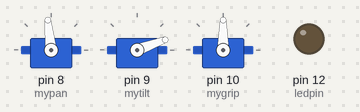
Bench run of a sketch on a simulated Arduino Uno, built with avr-gcc and run on an emulated ATmega328P. On the bench: 3 × servo, output pins drawn as LEDs (lit = HIGH).

Above: at 0.1 s.
At 1.15 s:
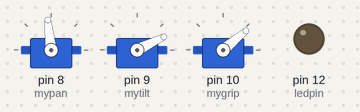
At 20.89 s:
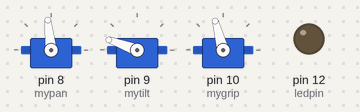
At 39.77 s:
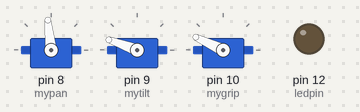
Timing chart, 0 to 40.0 s (numbered marks = the images above):
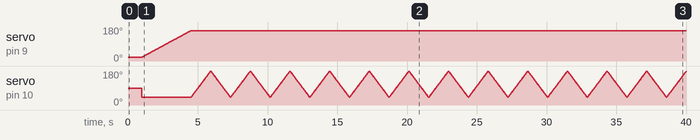

Measured:
- by itself, servo on pin 9 (mytilt): moves from 20° to 160° over 3.5 s

The sketch:

mod3.ino
```cpp
#include <Servo.h>

Servo mypan, mytilt, mygrip;
int tilt_angle = 20;
int pan_angle = 96;
int grip_angle = 40;
int change;
int forcepin = 11;
int ledpin = 12;

void setup() {
  Serial.begin(9600);
  // put your setup code here, to run once:
  pinMode(ledpin, OUTPUT);
  pinMode(forcepin, OUTPUT);
  mypan.attach(8);
  mytilt.attach(9);
  mygrip.attach(10);
  mypan.write(pan_angle);
  mytilt.write(tilt_angle);
  delay(1000);
  mygrip.write(grip_angle);
  delayMicroseconds(10);
  pinMode(forcepin, INPUT);
}

void loop() {
  if(tilt_angle < 160)
  {
    mytilt.write(++tilt_angle);
    delay(25.3);
  }
  if(tilt_angle == 160)
  {
    mytilt.write(tilt_angle);
    if(grip_angle == 40)
    {
      change = 0;
    }
    else if (grip_angle == 180)
    {
      change = 1;
    }
    if(change == 0)
    {
      if(grip_angle < 180)
      {
        grip_angle++;
        mygrip.write(grip_angle);
        delay(10);
      }
    }
    else if(change == 1)
    {
      if( grip_angle > 40)
      {
        grip_angle--;
        mygrip.write(grip_angle);
        delay(10);
      }
    }
  }
  /*Serial.println(digitalRead(forcepin));
  if(digitalRead(forcepin) == HIGH)
  {
    digitalWrite(ledpin, HIGH);
  }
  else
  {
    mygrip.write(++grip_angle);
    digitalRead(forcepin);
  }
  */

  // put your main code here, to run repeatedly:
}
```
